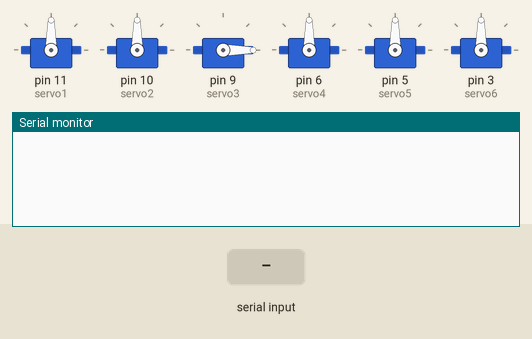
The sketch below on a simulated Arduino Uno, built with avr-gcc and run on an emulated ATmega328P. Shown: 6 × servo, the last lines printed to the serial monitor. The test bench sets the inputs (shaded band).

Above: at 1.2 s.
1.3 s: "90,45,200\n" received over Serial
At 2.1 s:
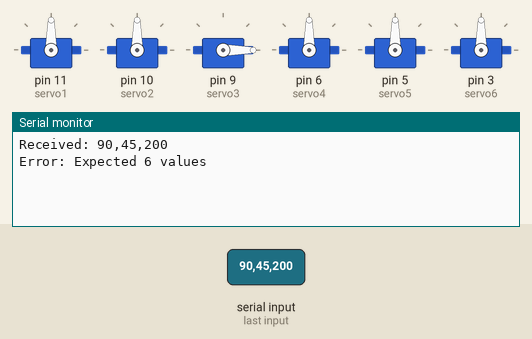
2.8 s: "90,45\n" received over Serial
At 4.0 s:
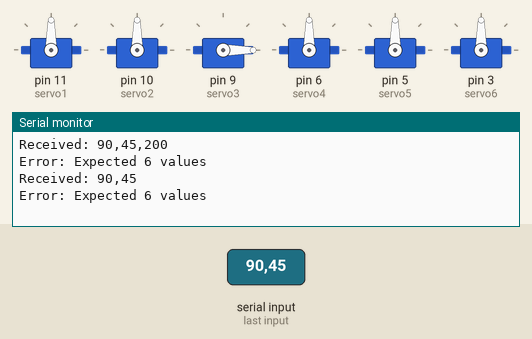
4.3 s: "6\n" received over Serial
At 4.9 s:
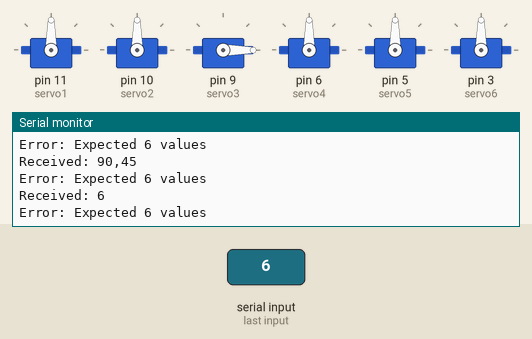

Measured:
- after the input at 1.3 s, the serial monitor: prints a new line at once (image 1)
- after the input at 2.8 s, the serial monitor: prints a new line at once (image 2)
- after the input at 4.3 s, the serial monitor: prints a new line at once (image 3)

The sketch:

armsketch.ino
```cpp
#include <Servo.h>

Servo servo1;
Servo servo2;
Servo servo3;
Servo servo4;
Servo servo5;
Servo servo6;

void setup() {
  servo1.attach(11);
  servo2.attach(10);
  servo3.attach(9);
  servo4.attach(6);
  servo5.attach(5);
  servo6.attach(3);

  servo1.write(90);
  servo2.write(90);
  servo3.write(0);
  servo4.write(90);
  servo5.write(90);
  servo6.write(90);

  Serial.begin(9600);
}

void loop() {
  if (Serial.available() > 0) {
    String data = Serial.readStringUntil('\n');  // Read the incoming string
    Serial.print("Received: ");
    Serial.println(data);

    int angles[6];  // to store parsed angles
    int index = 0;
    char *token = strtok((char*)data.c_str(), ",");

    while (token != NULL && index < 6) {
      angles[index++] = atoi(token);  // convert string to integer
      token = strtok(NULL, ",");
    }

    if (index == 6) {  // only set if we got 6 values
      servo1.write(angles[0]);
      servo2.write(angles[1]);
      servo3.write(angles[2]);
      servo4.write(angles[3]);
      servo5.write(angles[4]);
      servo6.write(angles[5]);
    } else {
      Serial.println("Error: Expected 6 values");
    }
  }
}
```
